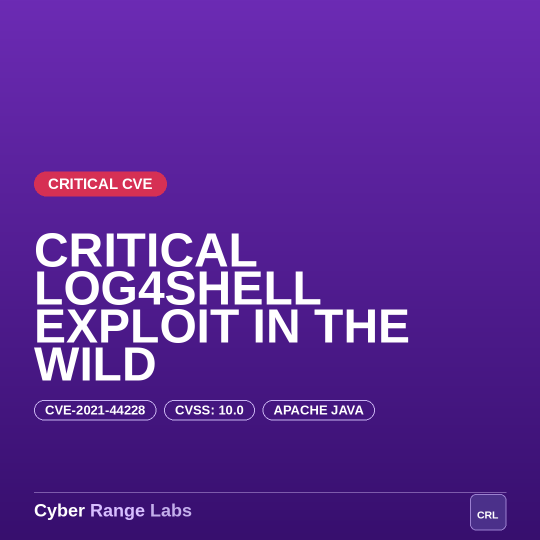
#> input picture cyber-range-labs-templates/post-critical-alert.png, 1080 x 1080 px (shown at 1/2 size)
$ python -i crl_poster.py   (imports and definitions only)
#> lines starting #> are read from the running program, lines starting #| are printed output that depends on the picture
#!/usr/bin/env python3
"""
Cyber Range Labs — Social Media Post Generator
Place this file at: /root/Desktop/crl_poster.py

Usage:
    python3 /root/Desktop/crl_poster.py '<json_string>'

JSON input fields:
    template    : 1 | 2 | 3
    headline    : str  (use \\n for explicit line breaks, or auto-wrapped)
    badge       : str  (e.g. "CRITICAL CVE", "SECURITY UPDATE", "GUIDE")
    pills       : list[str]  (e.g. ["CVE-2024-1234", "CVSS: 9.8"])
    body        : str  (template 2 — short 1-2 sentence body text)
    description : str  (template 3 — 2-3 sentence description)
    image_url   : str  (optional — article image, composited to fill space)
    output_path : str  (default: /root/Desktop/crl_output.png)

Output:
    Saves a 1080x1080 PNG to output_path.
    Prints the output path to stdout on success.
    Exits with code 1 and prints error to stderr on failure.
"""

import sys
import json
import os
import io
import urllib.request
import urllib.error
import ssl
import traceback

from PIL import Image, ImageDraw, ImageFont, ImageFilter, ImageEnhance

# ── Constants ──────────────────────────────────────────────────────────────────
SIZE        = 1080
PAD         = 68
FOOTER_H    = 96
STRIPE_H    = 28

# ── Palette ────────────────────────────────────────────────────────────────────
PURPLE       = (108,  43, 180)
PURPLE_DARK  = ( 55,  15, 110)
PURPLE_MID   = ( 80,  28, 150)
RED          = (214,  48,  84)
WHITE        = (255, 255, 255)
OFF_WHITE    = (251, 250, 254)
DARK         = ( 15,  12,  35)
BODY_COL     = ( 85,  78, 110)
RULE_COL     = (215, 205, 238)
C_CYBER      = ( 22,  30,  75)
C_RANGE      = (108,  43, 180)
C_LABS       = (150, 140, 172)

# ── Font loader ────────────────────────────────────────────────────────────────
INTER_PATH = os.path.expanduser(
    "~/Desktop/Inter Hinted for Windows/Desktop/Inter-{}.ttf"
)
_FALLBACK = (
    "/usr/share/fonts/truetype/liberation/LiberationSans-Bold.ttf",
    "/usr/share/fonts/truetype/dejavu/DejaVuSans-Bold.ttf",
    "/usr/share/fonts/truetype/freefont/FreeSansBold.ttf",
)

# [14 lines left out: function load_font, not called in this run]

# ── Measurement helpers ────────────────────────────────────────────────────────
def text_w(draw, text, font):
    return int(draw.textlength(text, font=font))

def text_h(draw, text, font):
    b = draw.textbbox((0, 0), text, font=font)
    return b[3] - b[1]

def measure_pill(draw, text, font, px=24, py=13):
    return (int(draw.textlength(text, font=font) + px * 2),
            int(text_h(draw, text, font) + py * 2))

# [14 lines left out: function wrap_text, not called in this run]

# ── Drawing helpers ────────────────────────────────────────────────────────────
def rr(draw, box, r, fill=None, outline=None, width=1):
    draw.rounded_rectangle(box, radius=r, fill=fill, outline=outline, width=width)

# [77 lines left out: functions draw_pill, draw_outline_pill, draw_brand, draw_logo, draw_footer, vcenter and 2 more, not called in this run]

def darken(img, factor=0.45):
    return ImageEnhance.Brightness(img).enhance(factor)

# [18 lines left out: functions tint_purple, make_gradient, not called in this run]

# ══════════════════════════════════════════════════════════════════════════════
# TEMPLATE 1 — CRITICAL ALERT
# purple gradient bg • red badge • white headline • outline pills
# if image_url: composited as a blurred/darkened right-side panel
# ══════════════════════════════════════════════════════════════════════════════
def render_t1(data):
    headline  = data.get("headline", "VULNERABILITY\nDETECTED")
    badge     = data.get("badge",    "CRITICAL CVE")
    pills     = data.get("pills",    [])
    image_url = data.get("image_url", "")

    img  = make_gradient()
    draw = ImageDraw.Draw(img)

    # ── Optional article image as right-panel ─────────────────────────────────
    art = fetch_image(image_url)
    if art:
        panel_w = int(SIZE * 0.38)
        panel_h = SIZE - FOOTER_H - STRIPE_H
        art_crop = crop_center(art, panel_w, panel_h)
        art_crop = darken(art_crop, 0.5)
        art_crop = tint_purple(art_crop)
        # blend into right side with a soft left edge
        art_rgba = art_crop.convert("RGBA")
        mask = Image.new("L", (panel_w, panel_h), 0)
        mask_draw = ImageDraw.Draw(mask)
        fade = 80  # px fade width
        for px_i in range(fade):
            alpha = int(220 * (px_i / fade))
            mask_draw.line([(px_i, 0), (px_i, panel_h)], fill=alpha)
        mask_draw.rectangle([fade, 0, panel_w, panel_h], fill=220)
        art_rgba.putalpha(mask)
        img.paste(art_crop, (SIZE - panel_w, 0), mask=mask)
        draw = ImageDraw.Draw(img)  # refresh after paste

    # ── Fonts ─────────────────────────────────────────────────────────────────
    bf  = load_font(30, "Bold")
    hf  = load_font(96, "ExtraBold")
    pf  = load_font(26, "SemiBold")

    # ── Measure content block ─────────────────────────────────────────────────
    bw, bh = measure_pill(draw, badge, bf, 28, 14)
    h_lines = headline.split("\n")
    h_lh    = max(text_h(draw, l, hf) for l in h_lines) + 8
    head_h  = h_lh * len(h_lines)
    ph      = measure_pill(draw, pills[0], pf, 22, 11)[1] if pills else 0
    content_h = bh + 54 + head_h + (50 + ph if pills else 0)
    y = vcenter(content_h, top=PAD, bottom=SIZE - FOOTER_H - 20)

    # ── Badge ─────────────────────────────────────────────────────────────────
    draw_pill(draw, badge, PAD, y, RED, WHITE, bf, px=28, py=14)
    y += bh + 54

    # ── Headline ──────────────────────────────────────────────────────────────
    max_head_w = int(SIZE * 0.58) - PAD if art else SIZE - PAD * 2
    for line in h_lines:
        # auto-wrap if line too wide
        sub = wrap_text(draw, line, hf, max_head_w)
        for sl in sub:
            draw.text((PAD, y), sl, font=hf, fill=WHITE)
            y += h_lh
    y += 50

    # ── Outline pills ─────────────────────────────────────────────────────────
    if pills:
        cx = PAD
        for p in pills[:3]:
            pw, _ = draw_outline_pill(draw, p, cx, y, WHITE, (200, 178, 240), pf, 22, 11)
            cx += pw + 16

    draw_footer(draw, on_dark=True)
    return img


# ══════════════════════════════════════════════════════════════════════════════
# TEMPLATE 2 — NEWS / UPDATE
# white bg • purple border • pill badge • headline • body • tag pills
# if image_url: right-side image panel (40% width)
# ══════════════════════════════════════════════════════════════════════════════
# [188 lines left out: functions render_t2, render_t3, not called in this run]


# ── Entry point ────────────────────────────────────────────────────────────────
RENDERERS = {1: render_t1, 2: render_t2, 3: render_t3}

# [27 lines left out: function main, not called in this run]


# [2 lines not run here, left out]

>>> import cv2
>>> picture = cv2.imread('post-critical-alert.png', cv2.IMREAD_GRAYSCALE)
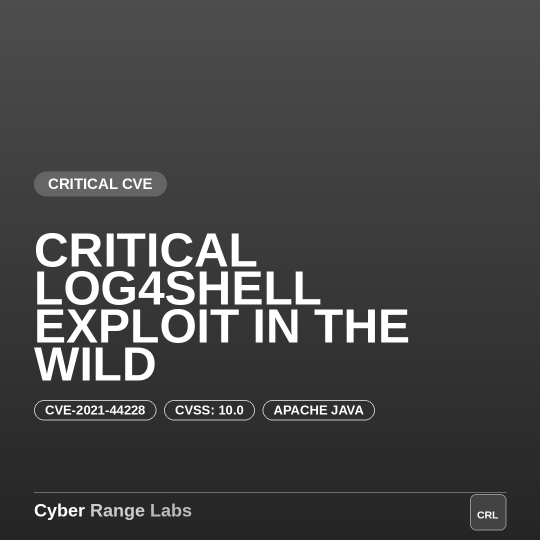
#> picture: shape (1080, 1080) (shown at 1/2 size); min 37, max 255, mean 69.2
#> (the run stopped early here; a loop or call above may not have finished)
